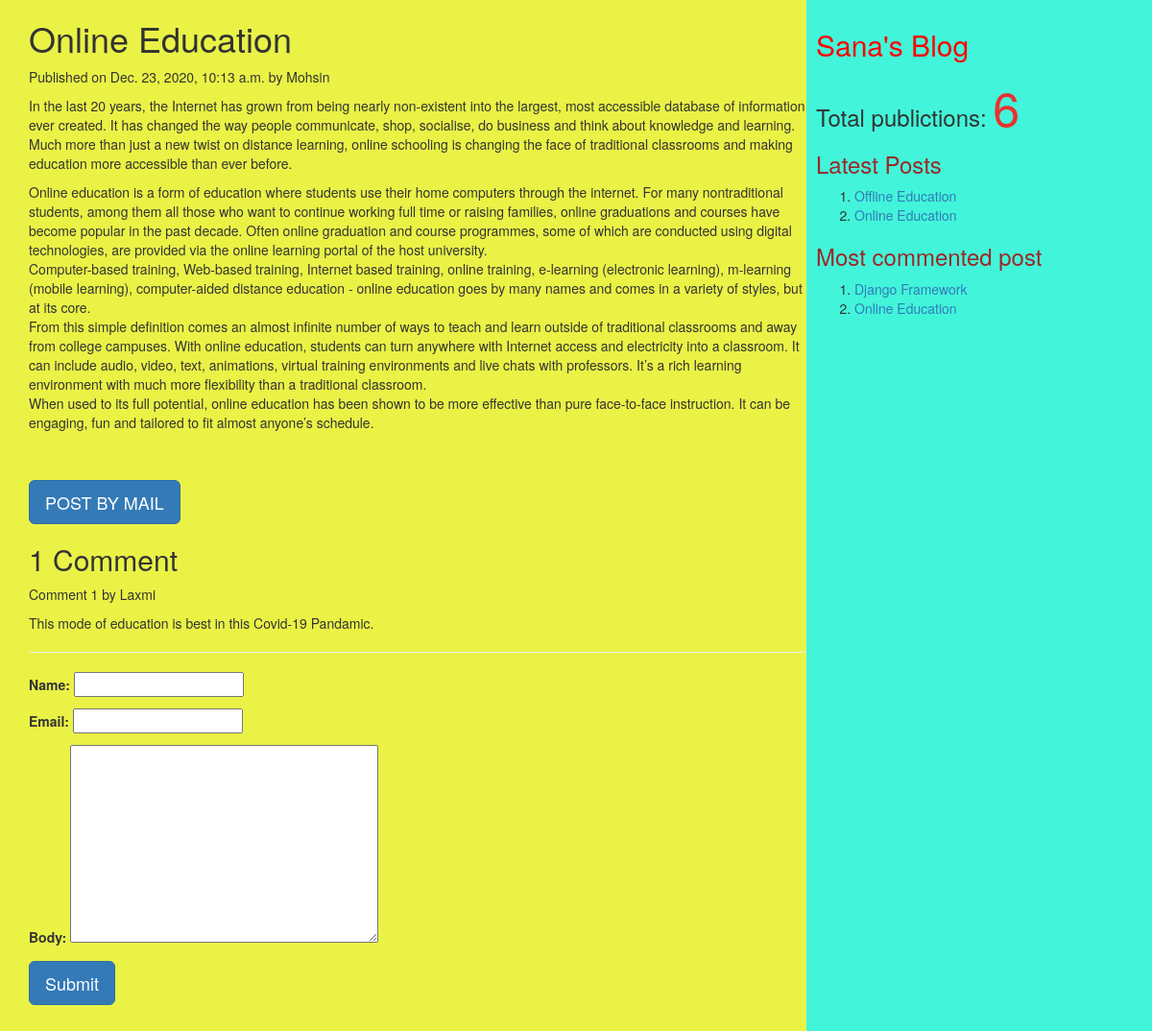
The page /2020/12/23/online-education on the database its author committed.
### myapp/models.py (models this page shows, shortened)
class Post(models.Model):
          tags=TaggableManager()
          STATUS_CHOICES=(('draft','Draft'),('published','Published'))
          title=models.CharField(max_length=256)
          slug=models.SlugField(max_length=264,unique_for_date='publish')
          author=models.ForeignKey(User,related_name='blog_posts',on_delete= models.CASCADE)
          body=models.TextField()
          publish=models.DateTimeField(default=timezone.now)
          created=models.DateTimeField(auto_now_add=True)
          updated=models.DateTimeField(auto_now=True)
          status= models.CharField(max_length=10,choices=STATUS_CHOICES,default='draft')
          objects=CustomManager()
          class Meta:
                ordering=('-publish',)
          def get_absolute_url(self):
                return reverse('post_detail',args=[self.publish.year,self.publish.strftime('%m'),self.publish.strftime('%d'),self.slug])

class Comment(models.Model):
    post=models.ForeignKey(Post,related_name="comments",on_delete=models.CASCADE)
    name=models.CharField(max_length=50)
    email=models.EmailField()
    body=models.TextField()
    created=models.DateTimeField(auto_now_add=True)
    updated=models.DateTimeField(auto_now=True)
    active=models.BooleanField(default=True)
    class Meta:
        ordering=('created',)

### myapp/views.py (the view, shortened to what this page needs)
# urls.py: url(r'(?P<year>\d{4})/(?P<month>\d{2})/(?P<day>\d{2})/(?P<post>[-\w]+)',views.post_detail_view,name='post_detail'),
def post_detail_view(request,year,month,day,post):
    post=get_object_or_404(Post,slug=post,publish__year=year,publish__month=month,publish__day=day)
    comments=post.comments.filter(active=True)
    csubmit=False
    form=CommentForm()
    d={'post':post,'form':form,'csubmit':csubmit,'comments':comments}
    return render(request,'myApp/post_detail.html',d)

### myapp/forms.py
class CommentForm(forms.ModelForm):
    class Meta:
        model=Comment
        fields=('name','email','body')

### myapp/models.py (called while the page is built)
    def get_queryset(self):
        return super().get_queryset().filter(status='published')

### myapp/templatetags/mytags.py (called while the page is built)
@register.simple_tag
def total_posts():
    return Post.objects.count()

@register.inclusion_tag('myApp/latest_post.html')
def show_latest_posts(count=3):
    latest_posts=Post.objects.order_by('-publish')[:count]
    return {'latest_posts':latest_posts}

@register.simple_tag
def get_most_commented_posts(count=2):
    return Post.objects.annotate(total_comments=Count('comments')).order_by('-total_comments')[:count]

### templates/myapp/post_detail.html (shortened to what this page needs)
<html>
    {%extends 'myApp/parent.html'%}
        {%block content_block%}
        <h1>{{post.title}}</h1>
        <p>Published on {{post.publish}} by {{post.author|title}}</p>
        {{post.body|linebreaks}} <br><br>
        <a href="/{{post.id}}/share" class='btn btn-lg btn-primary'>POST BY MAIL</a>
        {%with comments.count as comments_count%}
        <h2>{{comments_count}} Comment{{comments_count|pluralize}}</h2>
        {%endwith%}
        {%if comments%}
         {%for c in comments%}
         <p>Comment {{forloop.counter}} by {{c.name}}</p>
        <div>{{c.body|linebreaks}}</div>
        <hr>
        {%endfor%}
        {%else%}
         <p style="color:blue;font-size:30px;font-style:bold;border-bottom:1px red solid;">There are no comments</p>
        {%endif%}
         {%if csubmit%}
         <h2>Thank you..Your comment has been added successfully!!</h2>
         {%else%}
         <form  method="post">
           {{form.as_p}}
           <input type="submit" class='btn btn-lg btn-primary' value="Submit">
         </form>
         {%endif%}
        {%endblock%}

### templates/myapp/parent.html (shortened to what this page needs)
<html>
{%load mytags%}
    <head>
        <link rel="stylesheet" href="https://maxcdn.bootstrapcdn.com/bootstrap/3.3.7/css/bootstrap.min.css">
    </head>
    <body>
        <div class="content" style="width:70%;float:left;background-color:#eaf246;height:250%;padding:0 0 0 30px">
              {%block content_block%}
              {%endblock%}
        </div>
        <div class="sidebar" style="width:30%;float:right;background-color:#42f5da;height:250%;padding:10px">
            <h2 style="color:red">Sana's Blog</h2>
            <h3>Total publictions:
              <span style="color:#eb3131;font-size:50px">
              {%total_posts%}</span>
              <h3 style="color:#9c2828">Latest Posts</h3>
              {% show_latest_posts 2 %}
              <h3 style="color:#9c2828">Most commented post</h3>
              {%get_most_commented_posts as m%}
              <ol>
                {%for post in m%}
                <li><a href="{{post.get_absolute_url}}">{{post.title}}</a></li>
                {%endfor%}
              </ol>
            </h3>
        </div>
    </body>
</html>

### templates/myapp/latest_post.html
<!DOCTYPE html>
<html lang="en" dir="ltr">
  <body>
    <ol>
    {%for post in latest_posts%}
    <li><a href="{{post.get_absolute_url}}">{{post.title}}</a></li>
    {%endfor%}
    </ol>
  </body>
</html>

### rows shown on the page
Post: title "Online Education", publish "Dec. 23, 2020, 10:13 a.m.", author "Mohsin", body "In the last 20 years, the Internet has grown from being nearly non-existent into the largest, most accessible database of information ever created. It has changed the way people communicate, shop, socialise, do business and think about knowledge and learning. Much more than just a new twist on distance learning, online schooling is changing the face of traditional classrooms and making education more accessible than ever before. Online education is a form of education where students use their home computers through the internet. For many nontraditional students, among them all those who want to continue working full time or raising families, online graduations and courses have become…"
Comment: name "Laxmi", body "This mode of education is best in this Covid-19 Pandamic."
Post: title "Offline Education"
Post: title "Django Framework"

### other values the page prints
{{ comments_count }} "1"
